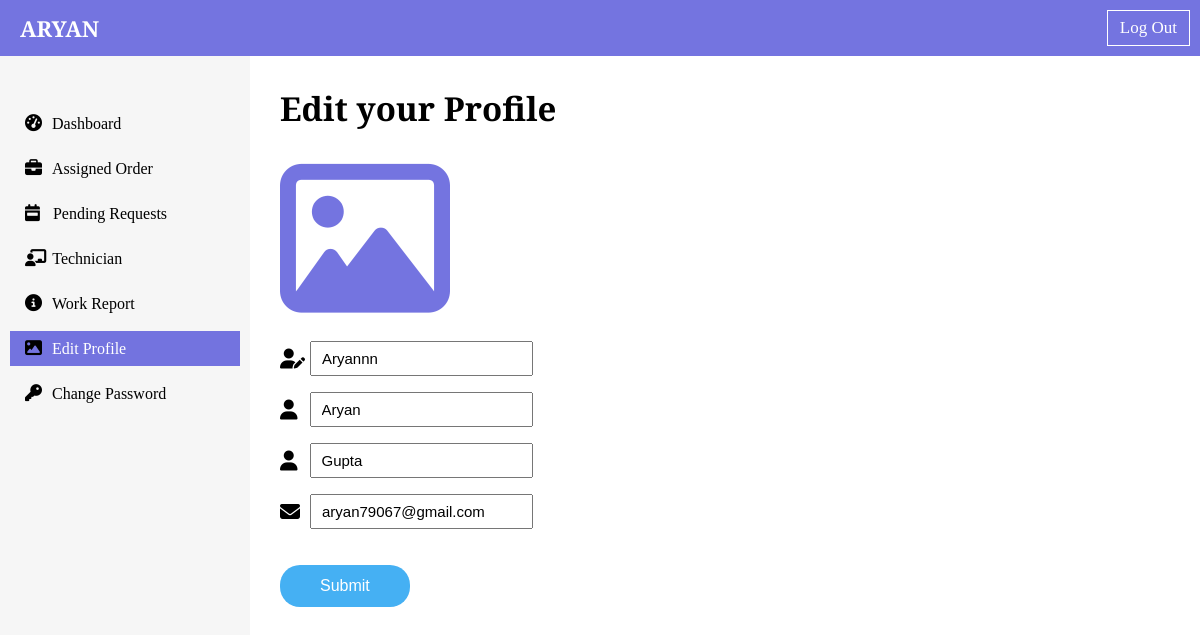
The page /dashboard/admin_edit_profile/ (signed in) on the database as committed earlier.
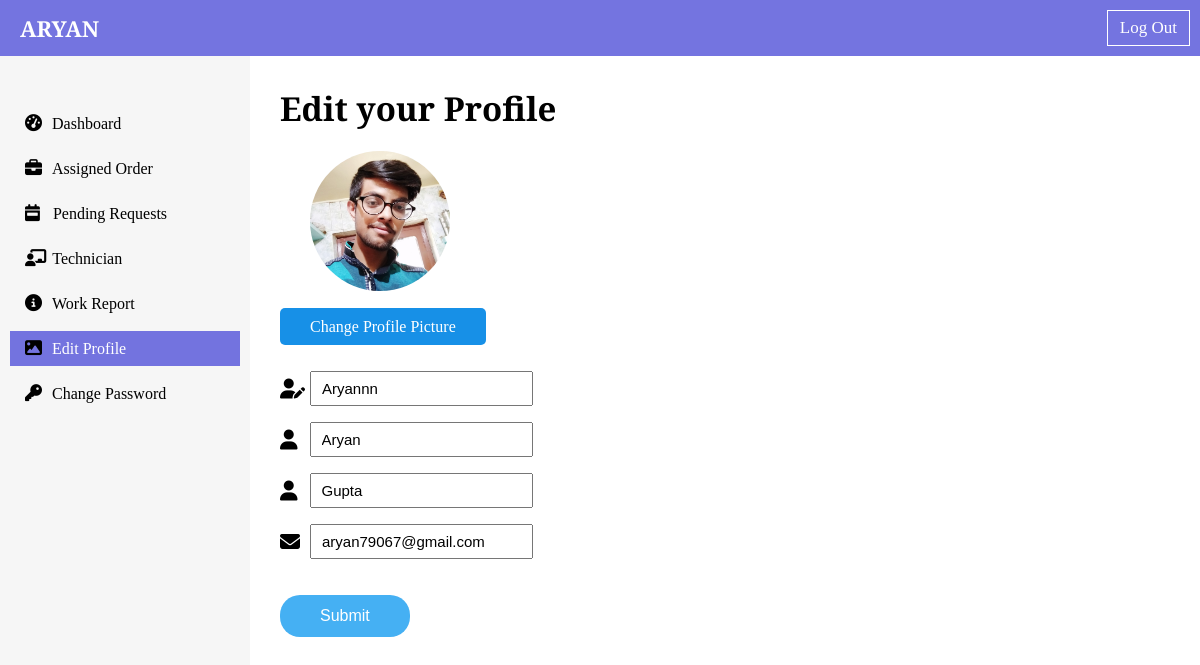
The same page on the database as committed later.
### dashboard/models.py (models this page shows, shortened)
class UserProfilePicture(models.Model):
    user = models.OneToOneField(User, on_delete=models.CASCADE)
    profile_picture = models.ImageField(upload_to="dashboard/")

### dashboard/views.py (the view)
# urls.py: path("admin_edit_profile/", views.admin_edit_profile, name="admin_edit_profile"),
def admin_edit_profile(request):
    if request.user.is_superuser:
        admin_image_object = UserProfilePicture.objects.filter(user=request.user).first()
        if request.method == "POST":
            forms = UpdateUserForm(request.POST, instance=request.user)
            if forms.is_valid():
                profile_picture = request.FILES.get("profile_picture")
                if profile_picture:
                    if admin_image_object is not None:
                        admin_image_object.profile_picture = profile_picture
                        admin_image_object.save(update_fields = ["profile_picture"])
                    else:
                        admin_profile_picture = UserProfilePicture(user=request.user, profile_picture=profile_picture)
                        admin_profile_picture.save()
                forms.save()
                return redirect("admin_edit_profile")
                messages.success(request, "Your Profile has been Updated")
        else:
            forms = UpdateUserForm(instance=request.user)
        context = {"forms":forms, "admin_image_object":admin_image_object}
        return render(request, "dashboard/admin/admin_edit_profile.html", context)
    else:
        return HttpResponse("<h1 style='text-align: center; margin-top: 30px;'> You are not Authorized for this page </h1>")

### dashboard/forms.py
class UpdateUserForm(UserChangeForm):
    username = forms.CharField(widget= forms.TextInput(attrs={"placeholder" : "Choose a username"}))
    first_name = forms.CharField(widget= forms.TextInput(attrs={"placeholder" : "First Name"}))
    last_name = forms.CharField(widget= forms.TextInput(attrs={"placeholder" : "Last Name"}))
    email = forms.CharField(widget= forms.EmailInput(attrs={"placeholder" : "Email Address"}))
    password = None
    class Meta:
        model = User
        fields = ["username", "first_name", "last_name", "email"]
        labels = {"email":"Email"}

### templates/dashboard/admin/admin_edit_profile.html (shortened to what this page needs)
{% extends 'admin_base.html' %}
{% block adminprofileactive %} active {% endblock adminprofileactive %}
{% block body %}
<div class="user-admin-change-form">
    <div class="edit-profile-heading">
        <h2 class="md-heading">Edit your Profile</h2>
    </div>
    <form action="{% url 'admin_edit_profile' %}" method="POST" enctype="multipart/form-data"> {% csrf_token %}
        <div
            class="picture-div flex-column-no-center {% if admin_image_object %} profile-image {% else %} image-icon {% endif %}">
            {% if admin_image_object %}
            <a href="{{admin_image_object.profile_picture.url}}" target="_blank">
            <div class="profile-image-div">
                <img src="{{admin_image_object.profile_picture.url}}" alt="">
            </div>
        </a>
            {% else %}
            <label for="id_profile_picture"></label>
            {% endif %}
            {% if admin_image_object %}
            <div class="choose-image-no-hidden">
                <label for="id_profile_picture" id="pp_label">Change Profile Picture</label>
            </div>
            {% else %}
            <input type="file" name="profile_picture" id="id_profile_picture" hidden="" accept="image/*">
            {% endif %}
        </div>
        <div class="user-admin-change-input flex-column-no-center">
            {% for form in forms %}
            <div class="user-admin-change-fields flex-row-no-center">{{form}}</div>
            {% endfor %}
        </div>
        <button type="submit" class="submit-btn"> Submit </button>
    </form>
</div>
{% endblock body %}

Rows that differ between the two databases and show on the page:
added UserProfilePicture: profile_picture (picture)
Other text that changed with them:
text now shown: "Change Profile Picture"
